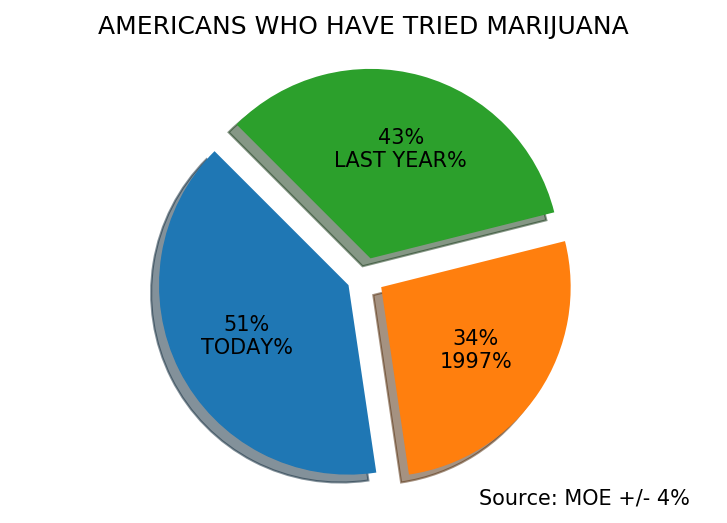

This figure's Python source:
# %%
import pandas as pd
import numpy as np
import matplotlib.pyplot as plt
import seaborn as sns

df = pd.read_csv('data.csv')
df

# %%
import matplotlib.pyplot as plt
import numpy as np

# Intended to serve something like a global variable
class MyClass:
    i = -1

def func(pct, labels, vals):
    MyClass.i +=1
    # Returns absolute value against the default percentage
    # absolute = int(pct/100.*np.sum(vals))
    # Combine labels and values
    return f"{df.percentage[MyClass.i]}%\n{df.date[MyClass.i]}%"


fig1, ax1 = plt.subplots()
# Pie wedgeprops with width being the donut thickness
ax1.pie(df.percentage, autopct=lambda pct: func(pct, [], []),
        shadow=True, startangle=135, explode = [0.1, 0.1, 0.1])
        
ax1.axis('equal')  # Equal aspect ratio ensures that pie is drawn as a circle.

plt.title('AMERICANS WHO HAVE TRIED MARIJUANA')
plt.text(0.6, -1.2, 'Source: MOE +/- 4%')
plt.savefig('base.png', dpi = 150,
            bbox_inches = 'tight',
            transparent = True)

# %%
